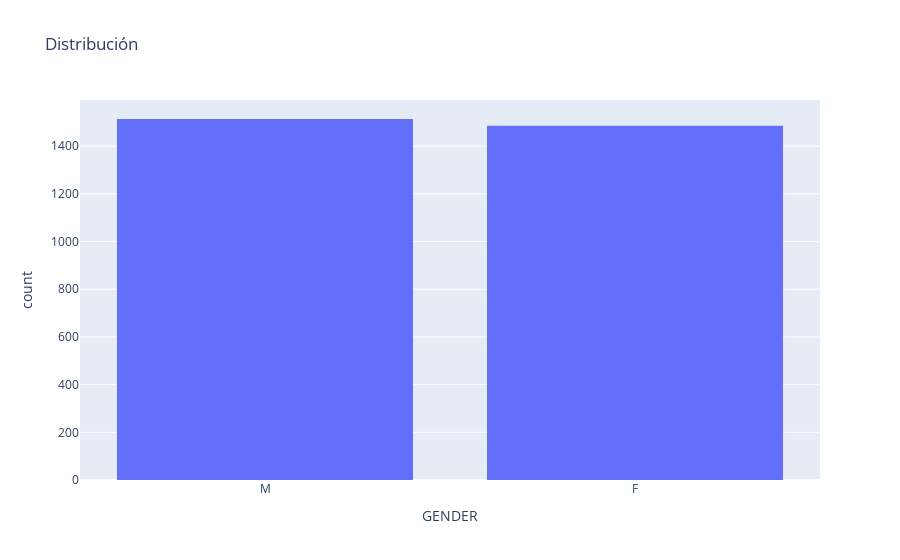

Source (notebook cell):
### Markdown cell above
Nuestro conjunto de datos esta compuesto a grandes rasgos por un 50% de Hombres (1514) y un 50% de Mujeres (1486).

### Code cell
# Graficamos la distribución de la variable de entrada "Gender".
px.histogram(dataset, x='GENDER', title = 'Distribución')

### Figure 1 — Plotly figure (JSON) as saved in the notebook; plotly's stock layout.template omitted (floating-point values rounded to 4 significant figures; data arrays with more than 128 entries replaced by an {"elided": "..."} marker saying what was removed)
{"data": [{"alignmentgroup": "True", "bingroup": "x", "hovertemplate": "GENDER=%{x}<br>count=%{y}<extra></extra>", "legendgroup": "", "marker": {"color": "#636efa", "pattern": {"shape": ""}}, "name": "", "offsetgroup": "", "orientation": "v", "showlegend": false, "type": "histogram", "x": {"elided": "3000 str values"}, "xaxis": "x", "yaxis": "y"}], "layout": {"autosize": true, "barmode": "relative", "legend": {"tracegroupgap": 0}, "title": {"text": "Distribución"}, "xaxis": {"anchor": "y", "autorange": true, "domain": [0, 1], "range": [-0.5, 1.5], "title": {"text": "GENDER"}, "type": "category"}, "yaxis": {"anchor": "x", "autorange": true, "domain": [0, 1], "range": [0, 1594.0], "title": {"text": "count"}}}}
